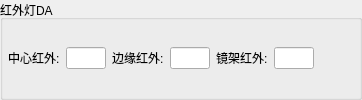
                <widget class="QGroupBox" name="groupBox_86">
                 <property name="sizePolicy">
                  <sizepolicy hsizetype="Expanding" vsizetype="Preferred">
                   <horstretch>0</horstretch>
                   <verstretch>0</verstretch>
                  </sizepolicy>
                 </property>
                 <property name="title">
                  <string>红外灯DA</string>
                 </property>
                 <layout class="QGridLayout" name="gridLayout_36">
                  <property name="leftMargin">
                   <number>5</number>
                  </property>
                  <property name="topMargin">
                   <number>5</number>
                  </property>
                  <property name="rightMargin">
                   <number>5</number>
                  </property>
                  <property name="bottomMargin">
                   <number>5</number>
                  </property>
                  <item row="0" column="6">
                   <spacer name="horizontalSpacer_29">
                    <property name="orientation">
                     <enum>Qt::Horizontal</enum>
                    </property>
                    <property name="sizeHint" stdset="0">
                     <size>
                      <width>40</width>
                      <height>20</height>
                     </size>
                    </property>
                   </spacer>
                  </item>
                  <item row="0" column="1">
                   <widget class="QLineEdit" name="lineEdit_centerInfraredLampDA">
                    <property name="minimumSize">
                     <size>
                      <width>40</width>
                      <height>0</height>
                     </size>
                    </property>
                    <property name="maximumSize">
                     <size>
                      <width>40</width>
                      <height>16777215</height>
                     </size>
                    </property>
                   </widget>
                  </item>
                  <item row="0" column="2">
                   <widget class="QLabel" name="label_363">
                    <property name="text">
                     <string>边缘红外:</string>
                    </property>
                   </widget>
                  </item>
                  <item row="0" column="4">
                   <widget class="QLabel" name="label_364">
                    <property name="text">
                     <string>镜架红外:</string>
                    </property>
                   </widget>
                  </item>
                  <item row="0" column="3">
                   <widget class="QLineEdit" name="lineEdit_borderLampDA">
                    <property name="minimumSize">
                     <size>
                      <width>40</width>
                      <height>0</height>
                     </size>
                    </property>
                    <property name="maximumSize">
                     <size>
                      <width>40</width>
                      <height>16777215</height>
                     </size>
                    </property>
                   </widget>
                  </item>
                  <item row="0" column="5">
                   <widget class="QLineEdit" name="lineEdit_eyeGlassLampDa">
                    <property name="minimumSize">
                     <size>
                      <width>40</width>
                      <height>0</height>
                     </size>
                    </property>
                    <property name="maximumSize">
                     <size>
                      <width>40</width>
                      <height>16777215</height>
                     </size>
                    </property>
                   </widget>
                  </item>
                  <item row="0" column="0">
                   <widget class="QLabel" name="label_362">
                    <property name="text">
                     <string>中心红外:</string>
                    </property>
                   </widget>
                  </item>
                 </layout>
                </widget>
